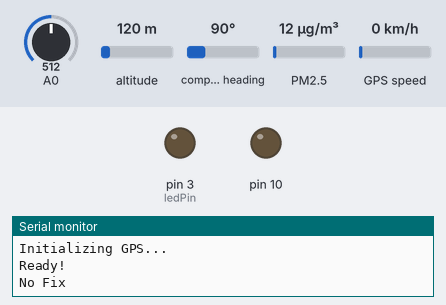
A sketch run on a simulated Arduino Uno, built with avr-gcc and run on an emulated ATmega328P. On the bench: output pins drawn as LEDs (lit = HIGH), the last lines printed to the serial monitor. Wiring (inferred from the names in the program): dust sensor: data pin 9. The test bench sets the inputs (shaded band); at power-on: A0 = 512, altitude 120 m, compass heading 90°, PM2.5 12 µg/m³, GPS speed 0 km/h. Storage starts empty; the GPS gets a fix after 3 s at 37.7749, -122.4194 with 8 satellites.

Above: at 1.2 s.
1.3 s: A0 set to 716
At 3.3 s:
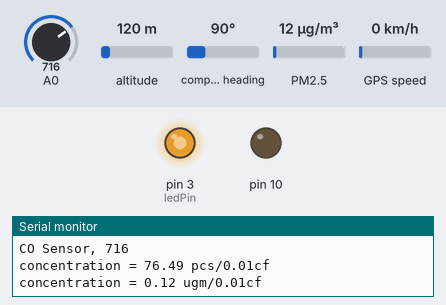
4.5 s: A0 set to 306
At 6.0 s:
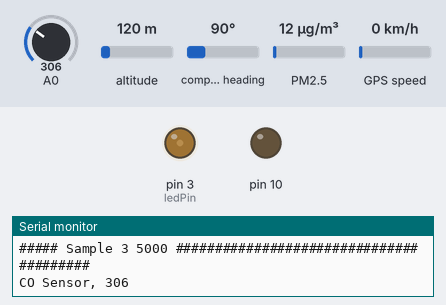
6.5 s: A0 set to 90
At 7.5 s:
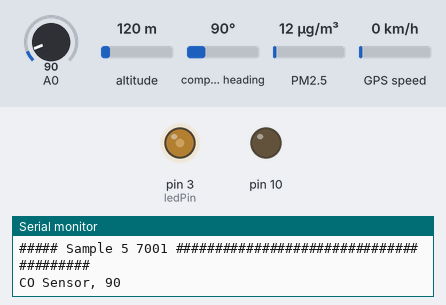
Timing chart, 0 to 9.5 s (numbered marks = the images above; inputs shaded):
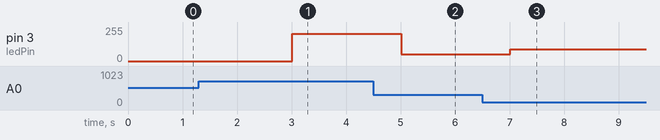

Measured:
- after the input at 1.3 s, pin 3 (ledPin): 0/255 → 204/255 after 1.7 s
- after the input at 4.5 s, pin 3 (ledPin): 204/255 → 50/255 after 0.51 s
- after the input at 6.5 s, pin 3 (ledPin): 50/255 → 90/255 after 0.51 s

The sketch:

GPS_CO_PM_sensor.ino
```cpp
#include <SPI.h>
#include <Adafruit_GPS.h>
#include <SoftwareSerial.h>
#include <SD.h>
#include <math.h>

File logfile;
int const smallPM1 = 9;       // Pin # of Data line
long const sampleRate = 20;
long measurementCount = 0;
long smallPM1Count = 0;
long priorSampleTime = 0;
double smallPM1percentRunning;

unsigned long duration;
unsigned long starttime;
unsigned long sampletime_ms = 2000;//sampe 30s&nbsp;;
unsigned long lowpulseoccupancy = 0;
float ratio = 0;
float concentration = 0;

#define chipSelect 10
#define ledPin 3
#define GPSECHO  false       // Set GPSECHO to 'false' to turn off echoing the GPS data to the Serial console, Set to 'true' if you want to debug and listen to the raw GPS sentences
#define LOG_FIXONLY true     //set to true to only log to SD when GPS has a fix, for debugging, keep it false

// GPS Init
SoftwareSerial gps_Serial(8, 7);
Adafruit_GPS GPS(&gps_Serial);


void setup() {
  Serial.begin(115200);
  pinMode (smallPM1, INPUT);
  pinMode(ledPin, OUTPUT);
  pinMode(10, OUTPUT);

  sdCardInitialization();

  Serial.println(F("Initializing GPS..."));
  GPS.begin(9600);

  GPS.sendCommand(PMTK_SET_NMEA_OUTPUT_RMCGGA);      // uncomment this line to turn on RMC (recommended minimum) and GGA (fix data) including altitude
  //GPS.sendCommand(PMTK_SET_NMEA_OUTPUT_RMCONLY);   // uncomment this line to turn on only the "minimum recommended" data; For logging data, we don't suggest using anything but either RMC only or RMC+GGA to keep the log files at a reasonable size
  GPS.sendCommand(PMTK_SET_NMEA_UPDATE_1HZ);   // Set the update rate; 1 or 5 Hz update rate

  // Turn off updates on antenna status, if the firmware permits it
  // GPS.sendCommand(PGCMD_NOANTENNA);
  GPS.sendCommand(PGCMD_ANTENNA);

  // Ask for firmware version
  gps_Serial.println(PMTK_Q_RELEASE);

  Serial.println(F("Ready!"));
  starttime = millis();//get the current time;
}

int loopCount = 1;

void loop() {
//  Serial.println(F("in loop!!!"));
  gps_Serial.listen();
  char c = GPS.read();

  if (GPSECHO) {
     if (c)   Serial.print(c);
  }

  // if a sentence is received, we can check the checksum, parse it...
  if (GPS.newNMEAreceived()) {
    // a tricky thing here is if we print the NMEA sentence, or data we end up not listening and catching other sentences! so be very wary if using OUTPUT_ALLDATA and trying to print out data
    //Serial.println(GPS.lastNMEA());   // this also sets the newNMEAreceived() flag to false
    GPS.lastNMEA();

    if (!GPS.parse(GPS.lastNMEA()))  { // this also sets the newNMEAreceived() flag to false
      //Serial.println(F("Failed to parse GPS data"));
      return;  // we can fail to parse a sentence in which case we should just wait for another
    }

    // Sentence parsed!
    //Serial.println("OK");
    if (LOG_FIXONLY && !GPS.fix) {
        Serial.println("No Fix");
        return;
    }

    //Serial.println("Write to File");

    logfile.println(F("\n#####"));  // new data marker
    printHeader();

    char *stringptr = GPS.lastNMEA();
    uint8_t stringsize = strlen(stringptr);
    if (stringsize != logfile.write((uint8_t *)stringptr, stringsize))  {  //write the string to the SD file
      Serial.println(F("error with writing to SD"));
    }

    logData();
    logfile.flush();
  }
}


void sdCardInitialization(void)
{
  // SD Card Init
  if (!SD.begin(chipSelect)) {
    Serial.println(F("SD Card init. failed!"));
    while(1);
  } else {
  Serial.println(F("SD Card init successful!"));
  }

  // File Init
  char filename[15];
  sprintf(filename, "/LOG00.csv");
  for (uint8_t i = 0; i < 100; i++) {
    filename[4] = '0' + i/10;
    filename[5] = '0' + i%10;
    if (! SD.exists(filename)) {          // create if does not exist, do not open existing, write, sync after write
      break;
    }
  }

  Serial.print(F("creating file: "));
  Serial.println(filename);
  logfile = SD.open(filename, FILE_WRITE);
  if( ! logfile ) {
    Serial.print(F("Couldnt create ")); Serial.println(filename);
    while(1);
  }
  Serial.print(F("Writing to ")); Serial.println(filename);
}


void printGPSData() {
  Serial.print(F("GPS: "));
  Serial.print(GPS.month, DEC); Serial.print(F("/"));
  Serial.print(GPS.day, DEC); Serial.print(F("/20"));
  Serial.print(GPS.year, DEC);
  Serial.print(F(" "));
  Serial.print(GPS.hour, DEC); Serial.print(F(":"));
  Serial.print(GPS.minute, DEC); Serial.print(F(":"));
  Serial.print(GPS.seconds, DEC); Serial.print(F("."));
  Serial.print(GPS.milliseconds);
  Serial.print(F(" "));
  Serial.print(F("Fix: ")); Serial.print((int)GPS.fix);
  Serial.print(F(" quality: ")); Serial.print((int)GPS.fixquality);
  Serial.println();
  if (GPS.fix) {
    Serial.print(F("LOC: "));
    Serial.print(GPS.latitude, 4); Serial.print(GPS.lat);
    Serial.print(F(", "));
    Serial.print(GPS.longitude, 4); Serial.print(GPS.lon);
    Serial.print(F(" Alt: ")); Serial.print(GPS.altitude);
    Serial.print(F(" Spd: ")); Serial.print(GPS.speed);
    Serial.print(F(" Sats: ")); Serial.print((int)GPS.satellites);
    Serial.println();
  }
}


void logData() {
  logfile.print(GPS.month, DEC); logfile.print(F("/"));
  logfile.print(GPS.day, DEC); logfile.print(F("/"));
  logfile.print(F("20"));
  logfile.print(GPS.year, DEC);
  logfile.print(F(","));
  logfile.print(GPS.hour, DEC); logfile.print(F(":"));
  logfile.print(GPS.minute, DEC); logfile.print(F(":"));
  logfile.print(GPS.seconds, DEC); logfile.print(F(":"));
  logfile.print(GPS.milliseconds);
  logfile.print(F(","));
  logfile.print(F("fix_")); logfile.print((int)GPS.fix);
  logfile.print(F(","));
  logfile.print(F("qual_")); logfile.print((int)GPS.fixquality);
  logfile.print(F(","));
  if (GPS.fix) {
    logfile.print(gpsConverter(GPS.latitude), 6); logfile.print(F(",")); logfile.print(GPS.lat);
    logfile.print(F(","));
    logfile.print(gpsConverter(GPS.longitude), 6); logfile.print(F(",")); logfile.print(GPS.lon);
    logfile.print(F(",")); logfile.print(GPS.altitude);
    logfile.print(F(",")); logfile.print(GPS.speed);
    logfile.print(F(",")); logfile.print((int)GPS.satellites);
    logfile.print(F(","));
    logCO();
    logfile.print(F(","));
    logPM();
  }
}

float gpsConverter(float gps)
{
  int gps_min = (int)(gps/100);
  float gps_sec = fmod(gps, 100) / 60;
  float gps_dec = gps_min + gps_sec;
  return gps_dec;
}

void logPM(void)
{
  duration = pulseIn(smallPM1, LOW);
  lowpulseoccupancy = lowpulseoccupancy+duration;

  if ((millis()-starttime) >= sampletime_ms)//if the sampel time = = 30s
  {
    ratio = lowpulseoccupancy/(sampletime_ms*10.0);  // Integer percentage 0=&gt;100
    concentration = 1.1*pow(ratio,3)-3.8*pow(ratio,2)+520*ratio+0.62; // using spec sheet curve
    logfile.print("concentration = ");
    logfile.print(concentration);
    logfile.print(" pcs/0.01cf");
    logfile.print(F(","));
    Serial.print("concentration = ");
    Serial.print(concentration);
    Serial.println(" pcs/0.01cf");
    logfile.print("concentration = ");
    logfile.print(pm25pcs2ugm3(concentration));
    logfile.println(" ugm/0.01cf");
    Serial.print("concentration = ");
    Serial.print(pm25pcs2ugm3(concentration));
    Serial.println(" ugm/0.01cf");
    lowpulseoccupancy = 0;
    starttime = millis();
  }
}

float pm25pcs2ugm3 (float concentration_pcs)
{
  double pi = 3.14159;
  double density = 1.65 * pow (10, 12);
  double r25 = 0.44 * pow (10, -6);
  double vol25 = (4/3) * pi * pow (r25, 3);
  double mass25 = density * vol25;
  double K = 3531.5;

  return (concentration_pcs) * K * mass25;
}

void logCO(void)
{
  int reading = analogRead(A0);
  Serial.print("CO Sensor, "); Serial.println(reading);
  logfile.print(F("CO Sensor "));
  logfile.print(reading);
  analogWrite(ledPin, reading);
//  logfile.println();
  delay(10);
}


void printHeader() {
  Serial.print(F("##### Sample "));   // new data marker
  Serial.print(loopCount++);
  Serial.print(F(" "));
  Serial.print(millis());
  Serial.println(F(" ########################################"));
}


// read a Hex value and return the decimal equivalent
uint8_t parseHex(char c) {
  if (c < '0')
    return 0;
  if (c <= '9')
    return c - '0';
  if (c < 'A')
    return 0;
  if (c <= 'F')
    return (c - 'A')+10;
}


// blink out an error code
void error(uint8_t errno) {
  while(1) {
    uint8_t i;
    for (i=0; i<errno; i++) {
      digitalWrite(ledPin, HIGH);
      delay(100);
      digitalWrite(ledPin, LOW);
      delay(100);
    }
    for (i=errno; i<10; i++) {
      delay(200);
    }
    Serial.print("error=");
    Serial.println(errno);
  } // while()
}
```
